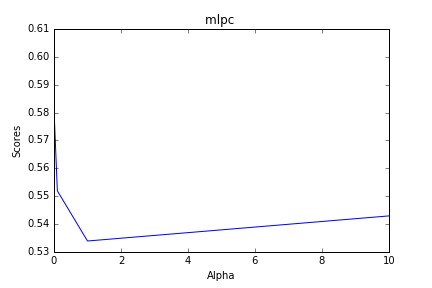

Write Python code to recreate this figure.
import numpy as np
from sklearn.neural_network import MLPClassifier
from sklearn.decomposition import PCA
from sklearn.metrics import precision_recall_fscore_support as prfs
from sklearn.model_selection import cross_val_score
from sklearn.metrics import accuracy_score
from sklearn.model_selection import KFold
from sklearn.model_selection import GridSearchCV
from cross_validation import cross_validation as CV
import matplotlib.pyplot as plt
from feature_selection import feature_selection

#Loading data
x_train = np.loadtxt('../Data/x_train.txt')
y_train_binary = np.loadtxt('../Data/y_train_binary.txt')
x_test = np.loadtxt('../Data/x_test.txt')
y_test_binary = np.loadtxt('../Data/y_test_binary.txt')
x_orig_train = np.loadtxt('../Data/x_orig_train.txt')
y_orig_train_binary = np.loadtxt('../Data/y_orig_train_binary.txt')

#Modeling classifier
clf = MLPClassifier(alpha=0.0001)

#Calling feature selection methods
fs = feature_selection()
clf,x_train,x_test,y_out = fs.PCASelection(x_train,y_train_binary,x_test,y_test_binary,clf)
#clf,x_train,x_test,y_out = fs.KBest(x_train,y_train_binary,x_test,y_test_binary,clf)


#Printing scores
# aScore = accuracy_score(y_test_binary,y_out)
# print "Accuracy Score : ",aScore
score = clf.score(x_test,y_test_binary)
print "Score : ", score
# print "Precision recall f-score support : " , prfs(y_test_binary,y_out)


#Cross validation
cval = CV()
folds = 2
print "\nManual ",folds," fold cross validation score"
cval.crossValidation(x_orig_train,y_orig_train_binary,clf,folds);
scores = cross_val_score(clf, x_orig_train, y_orig_train_binary, cv=10)

#Checking with inbuilt CV function
print "\nChecking with inbuilt function"
skf =  KFold(n_splits=folds,shuffle = False)
skfscore = cross_val_score(clf, x_orig_train, y_orig_train_binary, cv=skf)
print skfscore

#Manual Parameter tuning
print "\nManual parameter tuning"
alpha_scores = {}
for i in  [0.0001,0.001,0.01,0.1,1,10]:
    clf = MLPClassifier(alpha=i)
    clf.fit (x_train,y_train_binary)
    sc = clf.score(x_test,y_test_binary)
    print 'Score for ',i,':',sc
    alpha_scores[i]=sc
opt_alpha = max(alpha_scores,key = alpha_scores.get)
print "Best parameter : ",opt_alpha
clf = MLPClassifier(alpha=opt_alpha)
clf.fit (x_train,y_train_binary)

#Parameter tuning using grid search CV
#print "\nChecking with inbuilt parameter tuning function"
parameters = {'alpha' : [0.0001,0.001,0.01,0.1,1,10] }
gscv = GridSearchCV(clf,parameters)
gscv.fit(x_train,y_train_binary)
print gscv.score(x_test,y_test_binary)
print "Best score : ", gscv.score(x_test,y_test_binary)
print "Best estimator : ",gscv.best_estimator_
best_param = gscv.best_params_
print "Best parameter : ",best_param
# opt_max_depth = best_param['max_depth']

#Printing final result
clf =  MLPClassifier(alpha=opt_alpha)
clf.fit (x_train,y_train_binary)
sc = clf.score(x_test,y_test_binary)
print "\nMax score obtained using MLPClassifier : ", sc

# PLotting figure
fig = plt.figure()
ax = fig.add_subplot(111)

x_axis = [0.0001,0.001,0.01,0.1,1,10]
y_axis = list(alpha_scores.values())
plt.plot(x_axis,y_axis)
plt.xlabel('Alpha')
plt.ylabel('Scores')

plt.title("mlpc ")
plt.savefig('mlpc.png')


from ROCCurves import ROCCurves as ROC
ROC().getROCCurves(clf,x_train,y_train_binary,x_test,y_test_binary)
